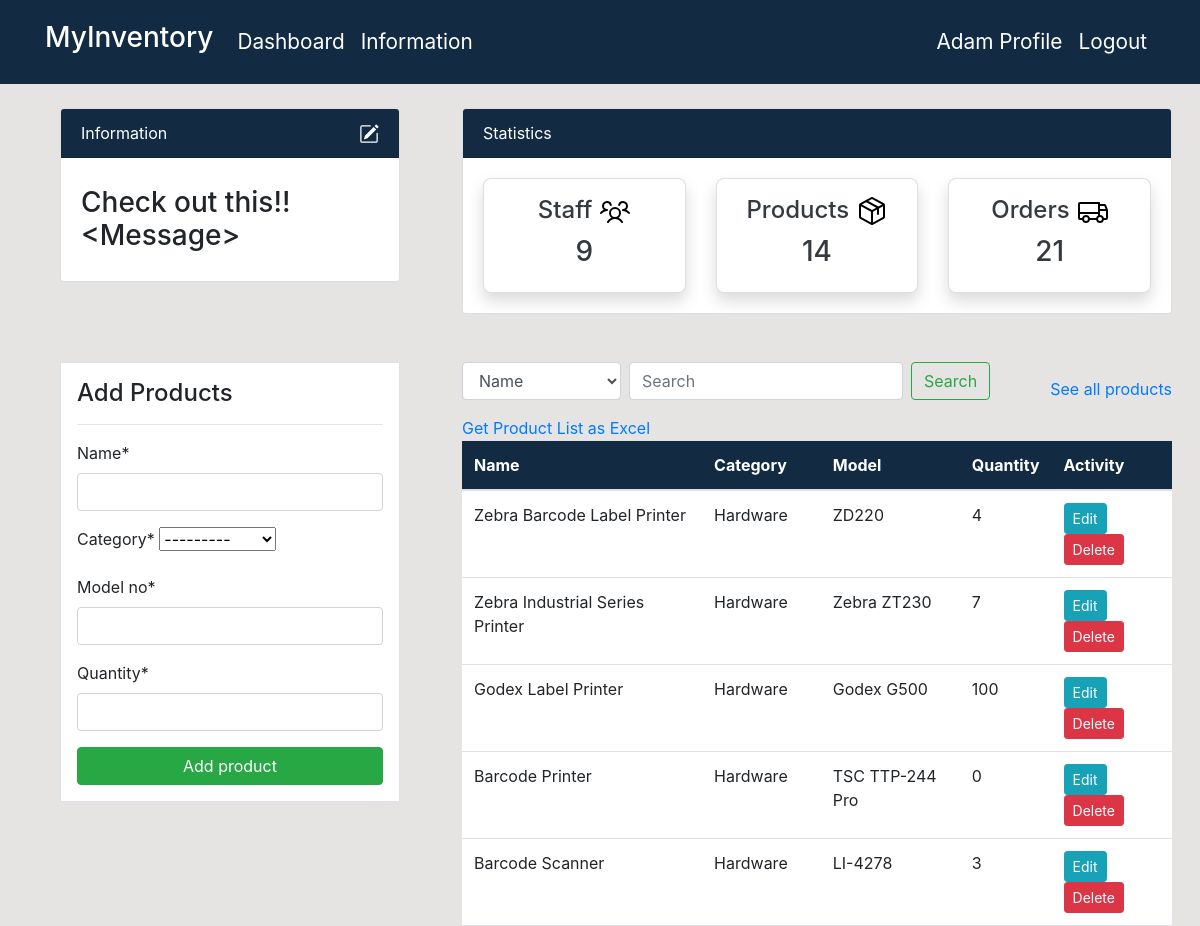
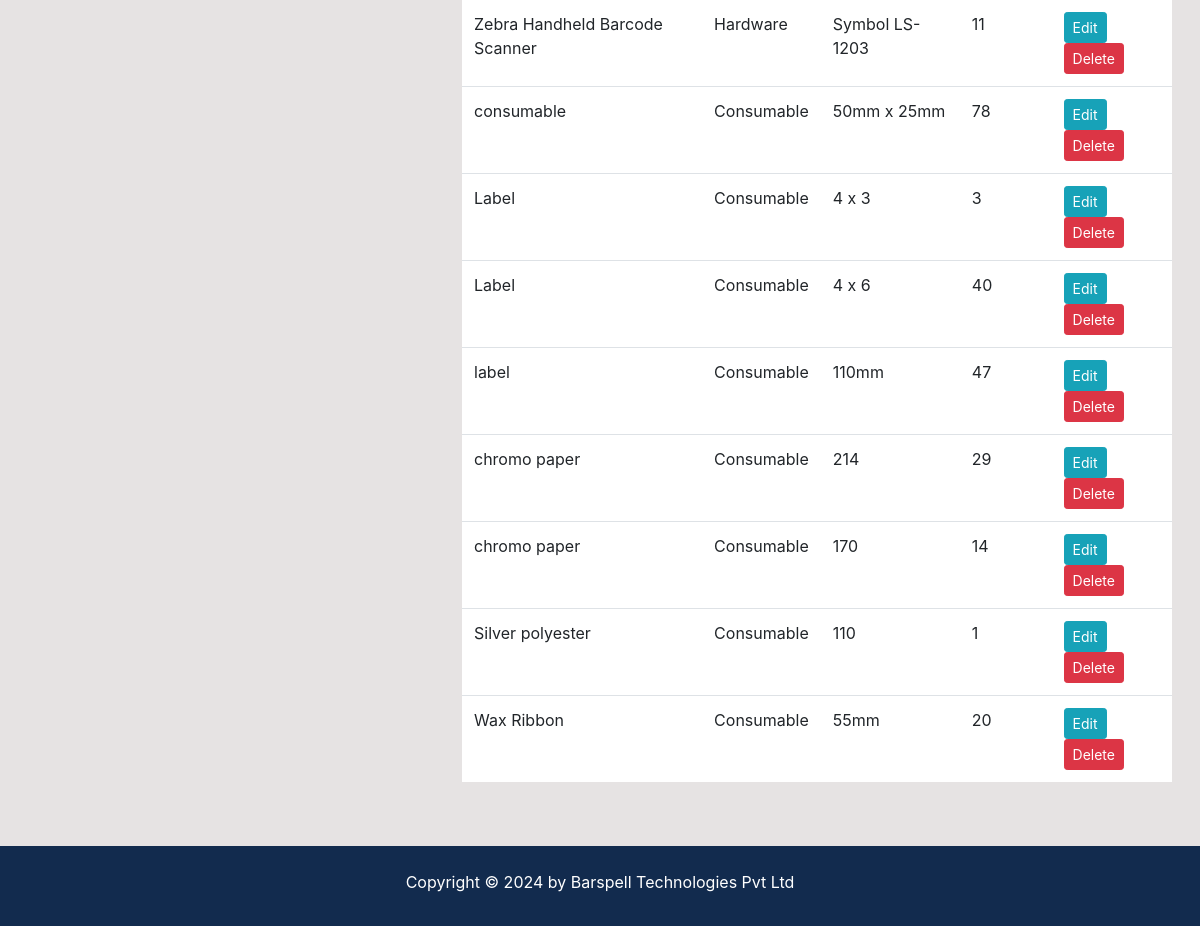
/product/ (signed in), run on the app's committed database (2 pictures, top to bottom).
### dashboard/models.py (models this page shows, shortened)
class Message(models.Model):
  message = models.TextField()

class Product(models.Model):
  name = models.CharField(max_length = 100, null = True)
  model_no = models.CharField(max_length = 200, null = True)
  category = models.CharField(max_length = 20,choices = CATEGORY, null = True)
  quantity = models.PositiveIntegerField(null = True)

### dashboard/views.py (the view)
# urls.py: path('product/', views.product, name = 'dashboard-product'),
@login_required
def product(request):
    items = Product.objects.all() #USING ORM - Object Relational Mapping
    product_count = items.count()
    workers_count = User.objects.all().count()
    five_days_ago = timezone.now().date() - timedelta(days=5)
    orders = Order.objects.filter(
        Q(status='Not Issued') | (Q(status='Issued') & Q(date__date__gte=five_days_ago))
    ).order_by('-status', '-date')
    order_count = orders.count()
    if request.method == 'POST':
        form = ProductForm(request.POST)
        if form.is_valid():
            form.save()
            product_name = form.cleaned_data.get('name')
            messages.success(request,f'{product_name} has been added')
            return redirect('dashboard-product')
    else:
        form = ProductForm()
    context = {
        'items': items,
        'order_count': order_count,
        'form':form,
        'workers_count':workers_count,
        'product_count':product_count,
    }
    return render(request, 'dashboard/product.html',context)

### dashboard/forms.py
class ProductForm(forms.ModelForm):
    class Meta:
        model = Product
        fields = ['name', 'category', 'model_no', 'quantity']

### dashboard/context_processors.py (called while the page is built)
def global_message(request):
    try:
        info = Message.objects.get(id=1)
        return {'global_message': info.message}
    except Message.DoesNotExist:
        return {'global_message': ''}

### templates/dashboard/product.html (shortened to what this page needs)
{% extends 'partials/base.html' %} {% block title %}Product Page{% endblock %}
{% load crispy_forms_tags %}
{% block content %} {% include 'partials/topnav.html' %}
<div class="container my-5">
  <div class="flex-container-2">
    <div class="col-md-4">
      <div class="border bg-white p-3">
        <h4>Add Products</h4>
        <hr />
        <form method="POST">
          {{form|crispy}}
          <input
            class="btn btn-success btn-block"
            type="submit"
            value="Add product"
          />
        </form>
      </div>
    </div>
    <div class="col-md-8">
      <div class="d-flex flex-row justify-content-between align-items-center">
        <form
          method="get"
          action="{% url 'dashboard-product-list' %}"
          class="form-inline mb-3"
        >
          <select class="form-control mr-sm-2" name="search_type">
            <option value="name">Name</option>
          </select>
          <input
            class="form-control mr-sm-2"
            type="search"
            name="q"
            placeholder="Search"
            aria-label="Search"
          />
          <button class="btn btn-outline-success my-2 my-sm-0" type="submit">
            Search
          </button>
        </form>
        <a href="{% url 'dashboard-product' %}">See all products</a>
      </div>
      <a href="{% url 'export-all-products' %}">Get Product List as Excel</a>
      <table class="table bg-white">
        <thead class="dark-color text-white">
          <tr>
            <th scope="col">Name</th>
            <th scope="col">Category</th>
            <th scope="col">Model</th>
            <th scope="col">Quantity</th>
            <th scope="col">Activity</th>
          </tr>
        </thead>
        <tbody>
          {% for item in items %}
          <tr>
            <td>{{item.name}}</td>
            <td>{{item.category}}</td>
            <td>{{item.model_no}}</td>
            <td>{{item.quantity}}</td>
            <td>
              <a
                class="btn btn-info btn-sm"
                href="{% url 'dashboard-product-update' item.id %}"
                >Edit</a
              >
              <a
                class="btn btn-danger btn-sm"
                href="{% url 'dashboard-product-delete' item.id %}"
                >Delete</a
              >
            </td>
          </tr>
          {% endfor %}
        </tbody>
      </table>
    </div>
  </div>
</div>
{% include '../partials/footer.html' %}
{% endblock %}

### templates/partials/base.html (shortened to what this page needs)
<!DOCTYPE html>
<html lang="en">
  <head>
    <link
      rel="stylesheet"
      href="https://cdn.jsdelivr.net/npm/bootstrap@4.6.2/dist/css/bootstrap.min.css"
    />
    <link rel="stylesheet" href="/static/style.css" />
  </head>
  <body>
    {% include 'partials/nav.html' %}
    {% block content %} {% endblock%}
  </body>
</html>

### templates/partials/nav.html (shortened to what this page needs)
<!DOCTYPE html>
<html lang="en">
  <head>
    <link rel="stylesheet" href="../../static/style.css" />
    <link
      rel="stylesheet"
      href="https://cdn.jsdelivr.net/npm/bootstrap@4.6.2/dist/css/bootstrap.min.css"
    />
  </head>
  <body>
    <nav class="navbar navbar-expand-lg dark-color py-3">
      {% if user.is_authenticated %}
      <div class="container">
        <a class="navbar-brand text-white" href="{% url 'dashboard-index' %}">
          <h3>MyInventory</h3>
        </a>
        <div class="collapse navbar-collapse" id="navbarSupportedContent">
          <ul class="navbar-nav">
            <li class="nav-item active">
              <a
                class="nav-link text-white nav-element"
                href="{% url 'dashboard-index' %}"
              >
                Dashboard <span class="sr-only">(current)</span></a
              >
            </li>
            <li class="nav-item active">
              <a
                class="nav-link text-white nav-element"
                href="{% url 'dashboard-information' %}"
              >
                Information <span class="sr-only">(current)</span></a
              >
            </li>
          </ul>
        </div>
        <div class="collapse navbar-collapse" id="navbarSupportedContent">
          <ul class="navbar-nav ml-auto">
            <li class="nav-item active">
              <a
                class="nav-link text-white nav-element"
                href="{% url 'user-profile' %}"
                >{{user.username}} Profile
                <span class="sr-only">(current)</span></a
              >
            </li>
            <li class="nav-item">
              <a
                class="nav-link text-white nav-element"
                href="{% url 'user-logout' %}"
                >Logout</a
              >
            </li>
          </ul>
        </div>
          {% endif %}
        </div>
    </nav>
  </body>
</html>

### templates/partials/topnav.html (shortened to what this page needs)
<!DOCTYPE html>
<html lang="en">
  <head>
  </head>
  <body>
    <div class="container">
      <div class="mt-4 d-flex flex-container">
        <div class="col-md-4">
          <div class="card">
            <div
              class="card-header dark-color text-white d-flex flex-row justify-content-between"
            >
              <div>Information</div>
              <div>
                <a href="{% url 'edit-message' %}">
                </a>
              </div>
            </div>
            <div class="card-body">
              <marquee behavior="" direction="">
                <h3 class="my-2">{{ global_message }}</h3>
              </marquee>
            </div>
          </div>
        </div>
        <div class="col-md-8">
          <div class="card">
            <div class="card-header dark-color text-white">Statistics</div>
            <div class="card-body">
              <div class="row">
                <div class="col-md-4">
                  <a
                    class="text-decoration-none text-dark"
                    href="{% url 'dashboard-staff' %}"
                  >
                    <div class="card my-card shadow text-center p-3">
                      <div class="d-flex flex-row justify-content-center">
                        <h4 class="">
                          Staff
                        </h4>
                      </div>
                      <h3>{{workers_count}}</h3>
                    </div>
                  </a>
                </div>
                <div class="col-md-4">
                  <a
                    class="text-decoration-none text-dark"
                    href="{% url 'dashboard-product' %}"
                  >
                    <div class="card my-card shadow text-center p-3">
                      <div class="d-flex flex-row justify-content-center">
                        <h4 class="">
                          Products
                        </h4>
                      </div>
                      <h3>{{product_count}}</h3>
                    </div>
                  </a>
                </div>
                <div class="col-md-4">
                  <a
                    class="text-decoration-none text-dark"
                    href="{% url 'dashboard-order' %}"
                  >
                    <div class="card my-card shadow text-center p-3">
                      <div class="d-flex flex-row justify-content-center">
                        <h4 class="">
                          Orders
                        </h4>
                      </div>
                      <h3>{{order_count}}</h3>
                    </div>
                  </a>
                </div>
              </div>
            </div>
          </div>
        </div>
      </div>
    </div>
  </body>
</html>

### templates/partials/footer.html (shortened to what this page needs)
<!DOCTYPE html>
<html lang="en">
  <head>
  </head>
  <body>
    <div style="background-color: #122b4e" class="py-3 mt-5" align="center">
      <p style="color: white" class="text mt-2">
        Copyright &copy; 2024 by Barspell Technologies Pvt Ltd
      </p>
    </div>
  </body>
</html>

### static/style.css (style rules this page uses)
.dark-color { background-color: #122b4e; }

### templates/partials/nav.html (style rules this page uses)
.nav-element { font-size: 1.3rem; }
.dark-color { background-color: #122b4e; }

### templates/partials/topnav.html (style rules this page uses)
@media (min-width: 320px), (max-width: 425px) { .flex-container { flex-direction: column; gap: 2rem; } }
@media (min-width: 768px) { .flex-container { flex-direction: row; gap: 2rem; } }
@media (min-width: 992px) { .flex-container { flex-direction: row; gap: 2rem; } }
@media (min-width: 1200px) { .flex-container { flex-direction: row; gap: 2rem; } }
body { background: rgb(230, 227, 227); }
.top-nav-logos { transition: white 0.2s ease-in-out; }
.my-card { border-radius: 0.5rem; }
.dark-color { background-color: #122b43; }

### templates/dashboard/product.html (style rules this page uses)
.flex-container-2 { display: flex; flex-direction: row; gap: 2rem; }

### data on the page
Message: message "Check out this!! <Message>"
Product: name "Zebra Barcode Label Printer", category "Hardware", model_no "ZD220", quantity "4"
Product: name "Zebra Industrial Series Printer", category "Hardware", model_no "Zebra ZT230", quantity "7"
Product: name "Godex Label Printer", category "Hardware", model_no "Godex G500", quantity "100"
Product: name "Barcode Printer", category "Hardware", model_no "TSC TTP-244 Pro", quantity "0"
Product: name "Barcode Scanner", category "Hardware", model_no "LI-4278", quantity "3"
Product: name "Zebra Handheld Barcode Scanner", category "Hardware", model_no "Symbol LS-1203", quantity "11"
Product: name "consumable", category "Consumable", model_no "50mm x 25mm", quantity "78"
Product: name "Label", category "Consumable", model_no "4 x 3", quantity "3"
Product: name "Label", category "Consumable", model_no "4 x 6", quantity "40"
Product: name "label", category "Consumable", model_no "110mm", quantity "47"
Product: name "chromo paper", category "Consumable", model_no "214", quantity "29"
Product: name "chromo paper", category "Consumable", model_no "170", quantity "14"
Product: name "Silver polyester", category "Consumable", model_no "110", quantity "1"
Product: name "Wax Ribbon", category "Consumable", model_no "55mm", quantity "20"

### other printed values
{{ user.username }} "Adam"
{{ workers_count }} "9"
{{ product_count }} "14"
{{ order_count }} "21"
